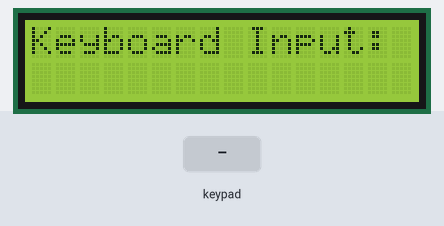
This sketch was run on a simulated ESP32. Parts: 16×2 character LCD. The inputs (shaded band) are chosen by the test bench.

Above: at 1.2 s.
1.3 s: keypad keys 4 2 7 2 6 2 5 # pressed 0.4 s apart
At 5.1 s:
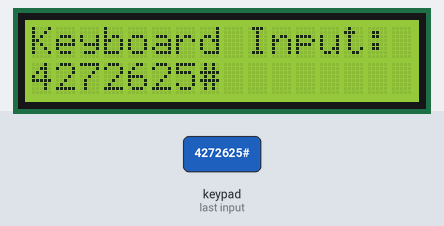
6.0 s: key 'A' pressed
At 6.7 s:
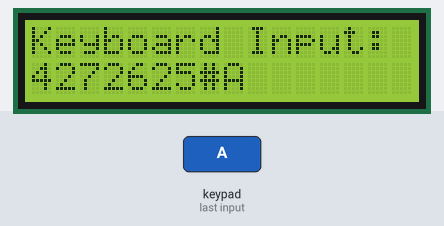
7.5 s: key 'B' pressed
At 8.7 s:
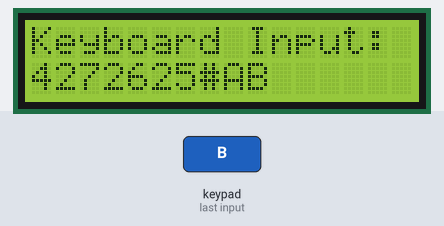
9.0 s: keypad keys 4 2 7 2 6 2 5 * pressed 0.4 s apart
At 12.2 s:
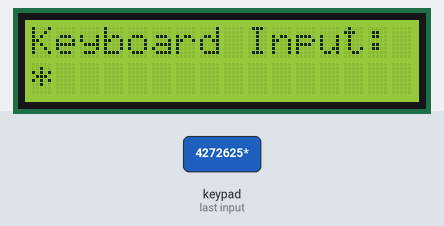
13.7 s: key 'C' pressed
At 14.9 s:
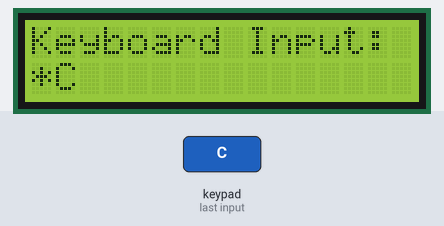
15.2 s: keypad keys 4 2 7 2 6 2 5 A pressed 0.4 s apart
At 18.3 s:
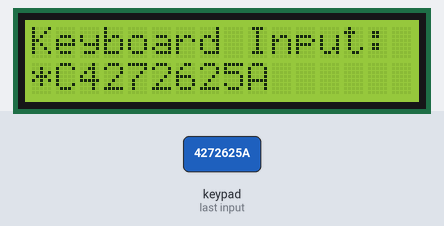
Timing chart, 0 to 19.8 s (numbered marks = the images above; inputs shaded):
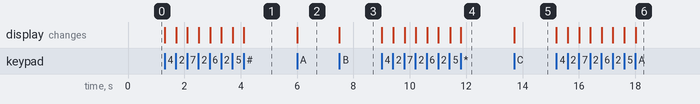

Measured:
- after the input at 1.3 s, the display: first changes at once (image 1 shows a later state)
- after the input at 6.0 s, the display: changes at once (image 2)
- after the input at 7.5 s, the display: changes at once (image 3)
- after the input at 9.0 s, the display: first changes at once (image 4 shows a later state)
- after the input at 13.7 s, the display: changes at once (image 5)
- after the input at 15.2 s, the display: first changes at once (image 6 shows a later state)

The sketch:

Matrix-keyboard.ino
```cpp
#include <LiquidCrystal_I2C.h>
#include <Wire.h>
#define SDA 13
#define SCL 14
LiquidCrystal_I2C lcd(0x27,16,2);
#include <Keypad.h>
char keys[4][4] = {
 {'1', '2', '3', 'A'},
 {'4', '5', '6', 'B'},
 {'7', '8', '9', 'C'},
 {'*', '0', '#', 'D'}
};
byte rowPins[4] = {4, 27, 26, 25};
byte colPins[4] = {15, 21, 22, 23};
Keypad myKeypad = Keypad(makeKeymap(keys), rowPins, colPins, 4, 4);

void setup() {
Wire.begin(SDA, SCL);
 if (!i2CAddrTest(0x27)) {
 lcd = LiquidCrystal_I2C(0x3F, 16, 2);
 }
 lcd.init();
 lcd.backlight();
 lcd.setCursor(0,0);
 lcd.print("Keyboard Input:");
}
int a=0;
void loop() {
 char keyPressed = myKeypad.getKey();
 if(a>16){
   for(int i=0;i<16;i++){
    lcd.setCursor(i,1);
    lcd.print(" ");
   }
   a=0;
 }
 if (keyPressed) {
 lcd.setCursor(a,1);
 lcd.print(keyPressed);
 a++;
 }
}
bool i2CAddrTest(uint8_t addr) {
 Wire.begin();
 Wire.beginTransmission(addr);
 if (Wire.endTransmission() == 0) {
 return true;
 }
 return false;
}
```
